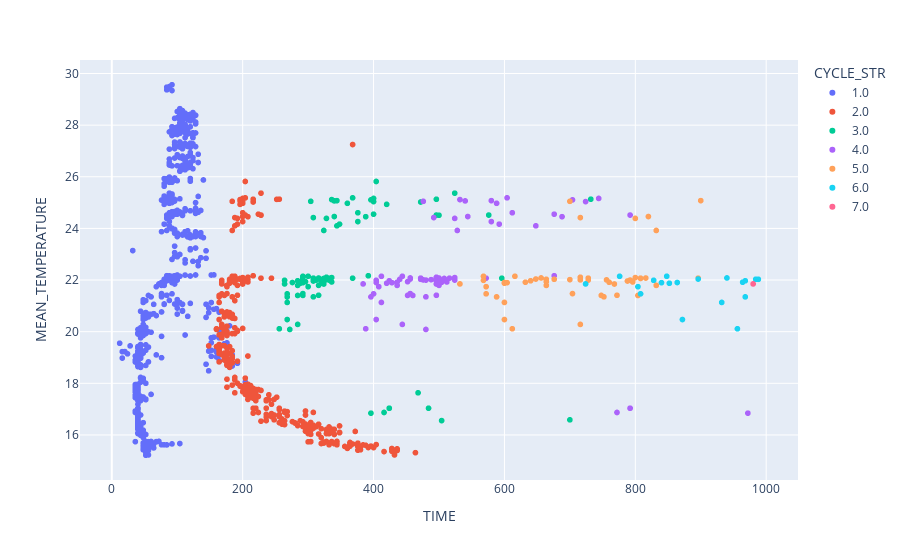

Notebook source saved alongside this figure:
### Code cell
px.scatter(peaks_row_2, x="TIME", y="MEAN_TEMPERATURE", color="CYCLE_STR",
           hover_data=["POSITION_STR"])

### Figure 1 — Plotly figure (JSON) as saved in the notebook; plotly's stock layout.template omitted (floating-point values rounded to 4 significant figures; data arrays with more than 128 entries replaced by an {"elided": "..."} marker saying what was removed)
{"data": [{"customdata": {"elided": "713x1 str values"}, "hovertemplate": "CYCLE_STR=1.0<br>TIME=%{x}<br>MEAN_TEMPERATURE=%{y}<br>POSITION_STR=%{customdata[0]}<extra></extra>", "legendgroup": "1.0", "marker": {"color": "#636efa", "symbol": "circle"}, "mode": "markers", "name": "1.0", "showlegend": true, "type": "scattergl", "x": {"elided": "713 int values"}, "xaxis": "x", "y": {"elided": "713 float values"}, "yaxis": "y"}, {"customdata": {"elided": "325x1 str values"}, "hovertemplate": "CYCLE_STR=2.0<br>TIME=%{x}<br>MEAN_TEMPERATURE=%{y}<br>POSITION_STR=%{customdata[0]}<extra></extra>", "legendgroup": "2.0", "marker": {"color": "#EF553B", "symbol": "circle"}, "mode": "markers", "name": "2.0", "showlegend": true, "type": "scattergl", "x": {"elided": "325 int values"}, "xaxis": "x", "y": {"elided": "325 float values"}, "yaxis": "y"}, {"customdata": [["19"], ["19"], ["19"], ["19"], ["19"], ["19"], ["19"], ["19"], ["19"], ["19"], ["19"], ["19"], ["19"], ["19"], ["19"], ["20"], ["20"], ["20"], ["20"], ["20"], ["20"], ["20"], ["20"], ["20"], ["20"], ["20"], ["20"], ["20"], ["22"], ["22"], ["22"], ["22"], ["22"], ["22"], ["22"], ["22"], ["22"], ["22"], ["22"], ["22"], ["22"], ["22"], ["22"], ["22"], ["22"], ["22"], ["22"], ["22"], ["22"], ["22"], ["22"], ["22"], ["22"], ["22"], ["22"], ["22"], ["22"], ["22"], ["22"], ["22"], ["22"], ["22"], ["22"], ["22"], ["22"], ["22"], ["22"], ["22"], ["22"], ["22"], ["22"], ["23"], ["23"], ["23"], ["23"], ["25"], ["26"], ["26"], ["26"], ["26"], ["26"], ["26"], ["26"]], "hovertemplate": "CYCLE_STR=3.0<br>TIME=%{x}<br>MEAN_TEMPERATURE=%{y}<br>POSITION_STR=%{customdata[0]}<extra></extra>", "legendgroup": "3.0", "marker": {"color": "#00cc96", "symbol": "circle"}, "mode": "markers", "name": "3.0", "showlegend": true, "type": "scattergl", "x": [420, 340, 336, 396, 524, 360, 400, 732, 472, 404, 344, 304, 368, 496, 400, 500, 576, 328, 388, 376, 308, 348, 496, 344, 400, 376, 324, 340, 292, 320, 312, 392, 284, 308, 308, 324, 336, 316, 308, 336, 368, 292, 316, 296, 308, 292, 328, 268, 328, 308, 288, 332, 300, 284, 276, 316, 332, 268, 264, 292, 596, 284, 268, 264, 292, 292, 292, 324, 312, 300, 320, 272, 256, 268, 284, 468, 424, 424, 396, 504, 700, 416, 484], "xaxis": "x", "y": [24.93, 25.07, 25.12, 25.11, 25.37, 24.97, 25.04, 25.13, 25.02, 25.82, 25.08, 25.05, 25.18, 25.13, 25.16, 24.51, 24.52, 24.39, 24.45, 24.26, 24.42, 24.17, 24.52, 24.1, 24.55, 24.61, 23.92, 24.46, 21.92, 22.03, 22.01, 22.17, 21.97, 22.04, 21.96, 21.85, 22.1, 21.79, 21.35, 21.93, 22.07, 21.4, 22.08, 21.94, 22.01, 22.08, 22.02, 21.13, 22.11, 22.07, 21.88, 22.0, 22.15, 21.4, 21.9, 21.41, 22.07, 21.35, 21.99, 21.9, 22.07, 21.79, 21.47, 21.85, 22.15, 22.03, 21.48, 22.06, 22.0, 21.74, 21.91, 20.09, 20.11, 20.47, 20.28, 17.63, 17.03, 17.04, 16.84, 16.56, 16.59, 16.87, 17.04], "yaxis": "y"}, {"customdata": [["19"], ["19"], ["19"], ["19"], ["19"], ["19"], ["19"], ["19"], ["19"], ["20"], ["20"], ["20"], ["20"], ["20"], ["20"], ["20"], ["20"], ["20"], ["20"], ["20"], ["22"], ["22"], ["22"], ["22"], ["22"], ["22"], ["22"], ["22"], ["22"], ["22"], ["22"], ["22"], ["22"], ["22"], ["22"], ["22"], ["22"], ["22"], ["22"], ["22"], ["22"], ["22"], ["22"], ["22"], ["22"], ["22"], ["22"], ["22"], ["22"], ["22"], ["22"], ["22"], ["22"], ["22"], ["22"], ["22"], ["22"], ["22"], ["22"], ["22"], ["22"], ["22"], ["23"], ["23"], ["23"], ["23"], ["26"], ["26"], ["26"], ["26"]], "hovertemplate": "CYCLE_STR=4.0<br>TIME=%{x}<br>MEAN_TEMPERATURE=%{y}<br>POSITION_STR=%{customdata[0]}<extra></extra>", "legendgroup": "4.0", "marker": {"color": "#ab63fa", "symbol": "circle"}, "mode": "markers", "name": "4.0", "showlegend": true, "type": "scattergl", "x": [540, 532, 704, 588, 724, 580, 476, 604, 744, 524, 688, 580, 492, 592, 792, 648, 676, 612, 528, 544, 436, 472, 476, 676, 424, 456, 496, 496, 524, 500, 480, 512, 572, 452, 500, 452, 476, 456, 488, 412, 496, 472, 420, 524, 444, 460, 404, 496, 516, 396, 404, 428, 436, 400, 384, 412, 440, 456, 508, 480, 408, 504, 480, 388, 404, 444, 792, 792, 972, 772], "xaxis": "x", "y": [25.07, 25.12, 25.11, 24.97, 25.04, 25.08, 25.05, 25.18, 25.16, 24.39, 24.45, 24.26, 24.42, 24.17, 24.52, 24.1, 24.55, 24.61, 23.92, 24.46, 21.92, 22.03, 22.01, 22.17, 21.97, 22.04, 21.96, 21.85, 22.1, 21.79, 21.35, 21.93, 22.07, 21.4, 22.08, 21.94, 22.01, 22.08, 22.02, 21.13, 22.11, 22.07, 21.88, 22.0, 22.15, 21.4, 21.9, 21.41, 22.07, 21.35, 21.99, 21.9, 21.79, 21.47, 21.85, 22.15, 22.03, 21.48, 22.06, 22.0, 21.74, 21.91, 20.09, 20.11, 20.47, 20.28, 17.03, 17.04, 16.84, 16.87], "yaxis": "y"}, {"customdata": [["19"], ["19"], ["20"], ["20"], ["20"], ["20"], ["22"], ["22"], ["22"], ["22"], ["22"], ["22"], ["22"], ["22"], ["22"], ["22"], ["22"], ["22"], ["22"], ["22"], ["22"], ["22"], ["22"], ["22"], ["22"], ["22"], ["22"], ["22"], ["22"], ["22"], ["22"], ["22"], ["22"], ["22"], ["22"], ["22"], ["22"], ["22"], ["22"], ["22"], ["22"], ["22"], ["22"], ["22"], ["22"], ["22"], ["22"], ["23"], ["23"], ["23"]], "hovertemplate": "CYCLE_STR=5.0<br>TIME=%{x}<br>MEAN_TEMPERATURE=%{y}<br>POSITION_STR=%{customdata[0]}<extra></extra>", "legendgroup": "5.0", "marker": {"color": "#FFA15A", "symbol": "circle"}, "mode": "markers", "name": "5.0", "showlegend": true, "type": "scattergl", "x": [900, 700, 800, 716, 832, 820, 632, 676, 716, 640, 648, 788, 768, 800, 832, 752, 796, 896, 748, 816, 664, 756, 656, 700, 600, 716, 728, 600, 792, 616, 804, 600, 772, 808, 588, 568, 604, 664, 572, 532, 568, 664, 704, 808, 728, 572, 760, 612, 600, 716], "xaxis": "x", "y": [25.08, 25.05, 24.39, 24.42, 23.92, 24.46, 21.92, 22.03, 22.01, 21.97, 22.04, 21.96, 21.85, 22.1, 21.79, 21.35, 21.93, 22.07, 21.4, 22.08, 21.94, 22.01, 22.08, 22.02, 21.13, 22.11, 22.07, 21.88, 22.0, 22.15, 21.4, 21.9, 21.41, 22.07, 21.35, 21.99, 21.9, 21.79, 21.47, 21.85, 22.15, 22.03, 21.48, 22.06, 22.0, 21.74, 21.91, 20.11, 20.47, 20.28], "yaxis": "y"}, {"customdata": [["22"], ["22"], ["22"], ["22"], ["22"], ["22"], ["22"], ["22"], ["22"], ["22"], ["22"], ["22"], ["22"], ["22"], ["22"], ["22"], ["22"], ["23"], ["23"]], "hovertemplate": "CYCLE_STR=6.0<br>TIME=%{x}<br>MEAN_TEMPERATURE=%{y}<br>POSITION_STR=%{customdata[0]}<extra></extra>", "legendgroup": "6.0", "marker": {"color": "#19d3f3", "symbol": "circle"}, "mode": "markers", "name": "6.0", "showlegend": true, "type": "scattergl", "x": [964, 984, 968, 896, 940, 932, 852, 848, 864, 968, 828, 840, 808, 724, 776, 988, 804, 956, 872], "xaxis": "x", "y": [21.92, 22.03, 21.97, 22.04, 22.08, 21.13, 21.88, 22.15, 21.9, 21.35, 21.99, 21.9, 21.47, 21.85, 22.15, 22.03, 21.74, 20.11, 20.47], "yaxis": "y"}, {"customdata": [["22"]], "hovertemplate": "CYCLE_STR=7.0<br>TIME=%{x}<br>MEAN_TEMPERATURE=%{y}<br>POSITION_STR=%{customdata[0]}<extra></extra>", "legendgroup": "7.0", "marker": {"color": "#FF6692", "symbol": "circle"}, "mode": "markers", "name": "7.0", "showlegend": true, "type": "scattergl", "x": [980], "xaxis": "x", "y": [21.85], "yaxis": "y"}], "layout": {"legend": {"title": {"text": "CYCLE_STR"}, "tracegroupgap": 0}, "margin": {"t": 60}, "xaxis": {"anchor": "y", "domain": [0, 1], "title": {"text": "TIME"}}, "yaxis": {"anchor": "x", "domain": [0, 1], "title": {"text": "MEAN_TEMPERATURE"}}}}
